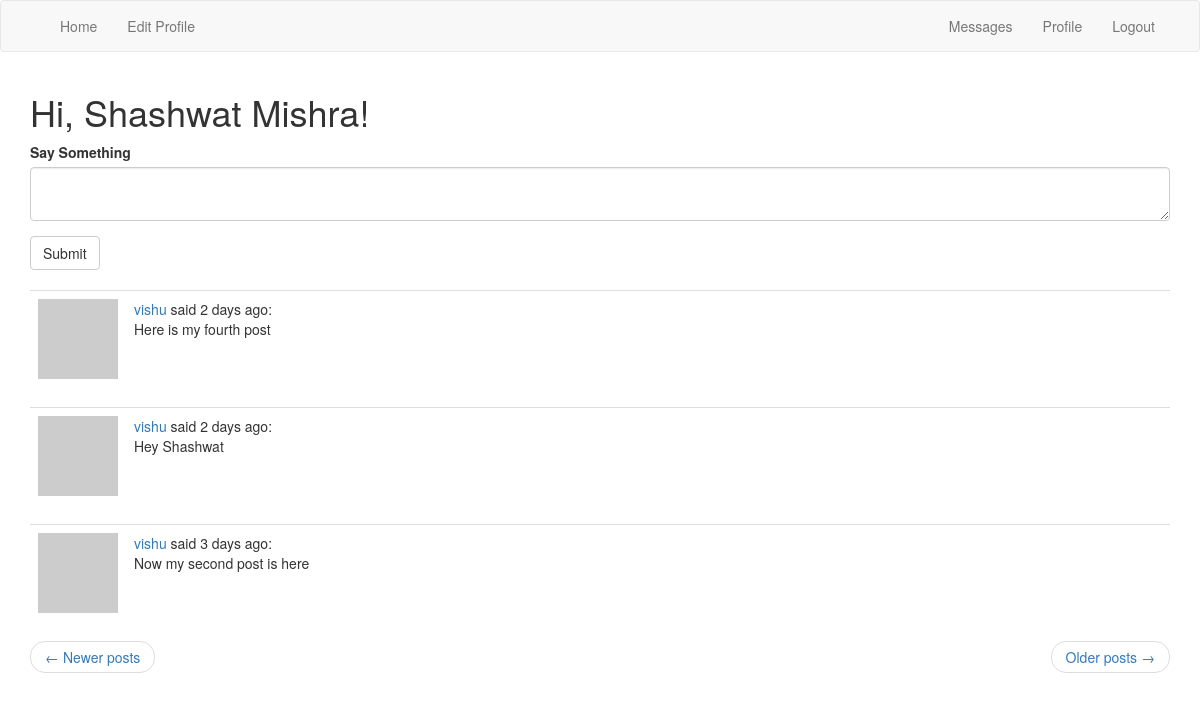
/index?page=3 (signed in), run on the app's committed database.
### app/models.py (models this page shows, shortened)
class User(UserMixin, db.Model):
    id = db.Column(db.Integer, primary_key=True)
    username = db.Column(db.String(64), index=True, unique=True)
    email = db.Column(db.String(120), index=True, unique=True)
    password_hash = db.Column(db.String(128))
    posts = db.relationship('Post', backref='author', lazy='dynamic')
    about_me = db.Column(db.String(140))
    last_seen = db.Column(db.DateTime, default=datetime.utcnow)
    relationship_status = db.Column(db.String)
    gender = db.Column(db.String)
    country = db.Column(db.String)
    message_sent = db.relationship('Message', foreign_keys='Message.sender_id', backref='author', lazy='dynamic')
    message_received = db.relationship('Message', foreign_keys='Message.receiver_id', backref='reader', lazy='dynamic')
    last_message_seen = db.Column(db.DateTime)
    followed = db.relationship('User', secondary=followers, primaryjoin=(followers.c.follower_id == id),
                               secondaryjoin=(followers.c.followed_id == id),
                               backref=db.backref('followers', lazy='dynamic'), lazy='dynamic')
    def avatar(self,size):
        digest = md5(self.email.lower().encode('utf-8')).hexdigest()
        return 'https://www.gravatar.com/avatar/{}?d=identicon&s={}'.format(
            digest, size)
    def followed_posts(self):
        return Post.query.join(
            followers, (followers.c.followed_id == Post.user_id)).filter(
            followers.c.follower_id == self.id).order_by(
            Post.timestamp.desc())
    def new_messages(self):
        last_read_time = self.last_message_seen or datetime(1900, 1, 1)
        return Message.query.filter_by(reader=self).filter(
            Message.timestamp > last_read_time).count()

class Post(db.Model):
    id = db.Column(db.Integer, primary_key=True)
    body = db.Column(db.String(140))
    timestamp = db.Column(db.DateTime, index=True, default=datetime.utcnow)
    user_id = db.Column(db.Integer, db.ForeignKey('user.id'))

### app/routes.py (the view)
@app.route('/')
@app.route('/index')
@app.route('/',methods=['GET', 'POST'])
@app.route('/index',methods=['GET', 'POST'])
@login_required
def index():
    form = StatusUpdate()
    if form.validate_on_submit():
        post = Post(body=form.post.data, author=current_user)
        db.session.add(post)
        db.session.commit()
        flash('Status is updated')
        return redirect(url_for('index'))
    page = request.args.get('page', 1, type=int)
    posts = current_user.followed_posts().paginate(page, app.config['POST_PER_PAGE'], False)
    if posts.next_num :
        next_url = url_for('index', page=posts.next_num)
    else :
        next_url = None
    if posts.prev_num :
        prev_url = url_for('index', page=posts.prev_num)
    else :
        prev_url = None
    return render_template('index.html', title='Timeline', posts=posts.items, form=form, next_url=next_url, prev_url=prev_url)

### app/forms.py
class StatusUpdate(FlaskForm):
    post = TextAreaField('Say Something',validators=[Length(min=0,max= 300)])
    submit = SubmitField('Submit')

### app/models.py (called while the page is built)
@login.user_loader
def load_user(id):
    return User.query.get(int(id))

### app/routes.py (called while the page is built)
@app.before_request
def before_request():
    if current_user.is_authenticated :
        current_user.last_seen = datetime.utcnow()
        db.session.commit()

### app/templates/index.html
{% extends "base.html" %}
{% import 'bootstrap/wtf.html' as wtf %}
{% block app_content %}
    <h1>Hi, {{ current_user.username }}!</h1>
    {% if form %}
    {{ wtf.quick_form(form) }}
    <br>
    {% endif %}
    {% for post in posts %}
    <table class="table table-hover">
        <tr>
            <td width="70px">
                <a href="{{ url_for('user', username=post.author.username) }}">
                    <img src="{{ post.author.avatar(70) }}" />
                </a>
            </td>
            <td>
                <a href="{{ url_for('user', username=post.author.username) }}">
                    {{ post.author.username }}
                </a>
                said {{ moment(post.timestamp).fromNow() }}:
                <br>
                {{ post.body }}
            </td>
        </tr>
</table>
    {% endfor %}
    <nav aria-label="...">
        <ul class="pager">
            <li class="previous{% if not prev_url %} disabled{% endif %}">
                <a href="{{ prev_url or '#' }}">
                    <span aria-hidden="true">&larr;</span> Newer posts
                </a>
            </li>
            <li class="next{% if not next_url %} disabled{% endif %}">
                <a href="{{ next_url or '#' }}">
                    Older posts <span aria-hidden="true">&rarr;</span>
                </a>
            </li>
        </ul>
    </nav>
{% endblock %}

### data on the page
User: username "Shashwat Mishra"
Post: author.username "vishu", timestamp "2 days ago", body "Here is my fourth post"
Post: author.username "vishu", timestamp "2 days ago", body "Hey Shashwat"
Post: author.username "vishu", timestamp "3 days ago", body "Now my second post is here"
